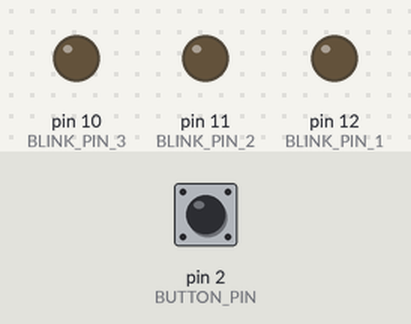
Bench run of a sketch on a simulated Arduino Uno, built with avr-gcc and run on an emulated ATmega328P. Shown: output pins drawn as LEDs (lit = HIGH). Dashed ring = blinking. The test bench sets the inputs (shaded band); at power-on: pin 2 (BUTTON_PIN) LOW.

Above: at 1.2 s.
1.3 s: pin 2 (BUTTON_PIN) pulled HIGH for 0.15 s
At 1.46 s:
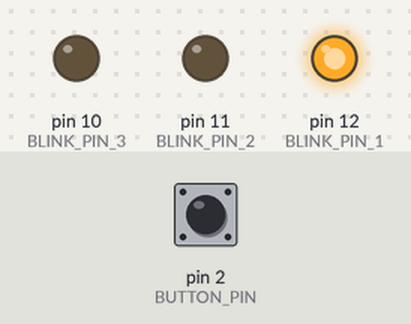
4.3 s: pin 2 (BUTTON_PIN) pulled HIGH for 1 s
At 4.8 s:
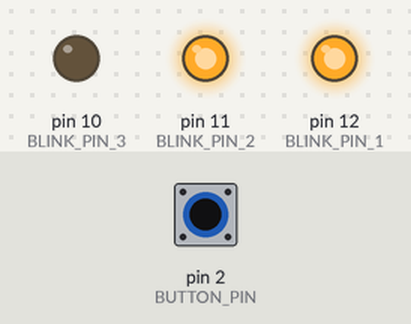
7.4 s: pin 2 (BUTTON_PIN) pulled HIGH for 3.2 s
At 8.23 s:
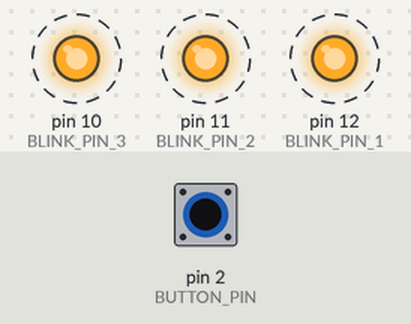
Timing chart, 0 to 12.6 s (numbered marks = the images above; inputs shaded):
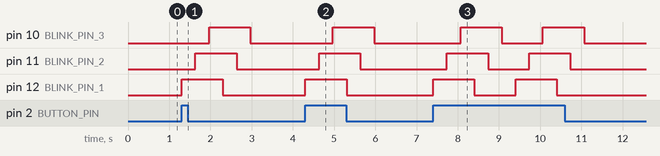

The sketch:

Blink.ino
```cpp
// this is a test script

const int BLINK_PIN_1 =   12;
const int BLINK_PIN_2 =   11;
const int BLINK_PIN_3 =   10;
const int BUTTON_PIN  =    2;

void setup() {
  // initialize digital pin LED_BUILTIN as an output.
  pinMode(BLINK_PIN_1, OUTPUT);
  pinMode(BLINK_PIN_2, OUTPUT);
  pinMode(BLINK_PIN_3, OUTPUT);
  pinMode(BUTTON_PIN , INPUT );
}

void loop() {

  if(digitalRead(BUTTON_PIN) == HIGH){
    digitalWrite(BLINK_PIN_1, HIGH);
    delay(333);
    digitalWrite(BLINK_PIN_2, HIGH);
    delay(333);
    digitalWrite(BLINK_PIN_3, HIGH);
    delay(333);
    digitalWrite(BLINK_PIN_1, LOW);
    delay(333);
    digitalWrite(BLINK_PIN_2, LOW);
    delay(333);
    digitalWrite(BLINK_PIN_3, LOW);
    delay(333);
  }else{
    digitalWrite(BLINK_PIN_1, LOW);
    digitalWrite(BLINK_PIN_2, LOW);
    digitalWrite(BLINK_PIN_3, LOW);
    delay(10);
  }

}
```

Measured:
- after the input at 1.3 s, pin 10 (BLINK_PIN_3): LOW → HIGH after 0.67 s, → LOW 1.0 s later; pin 11 (BLINK_PIN_2): LOW → HIGH after 0.34 s, → LOW 1.0 s later; pin 12 (BLINK_PIN_1): LOW → HIGH at once, → LOW 1.0 s later
- after the input at 4.3 s, pin 10 (BLINK_PIN_3): LOW → HIGH after 0.67 s, → LOW 1.0 s later; pin 11 (BLINK_PIN_2): LOW → HIGH after 0.34 s, → LOW 1.0 s later; pin 12 (BLINK_PIN_1): LOW → HIGH at once, → LOW 1.0 s later
- after the input at 7.4 s, pin 10 (BLINK_PIN_3): alternates HIGH for 1.0 s and LOW for 1.0 s, 4 changes in all, then stays LOW, starting after 0.67 s; pin 11 (BLINK_PIN_2): alternates HIGH for 1.0 s and LOW for 1.0 s, 4 changes in all, then stays LOW, starting after 0.34 s
